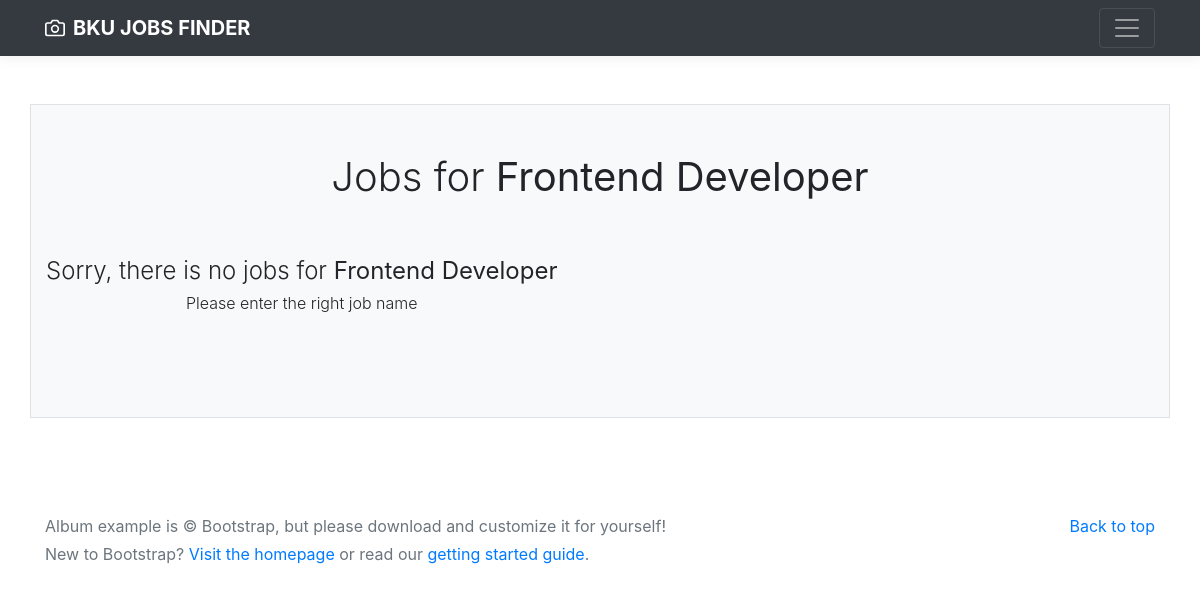
/pages/Products/index.php?keyword=Frontend Developer, run on an earlier commit of the app's database.
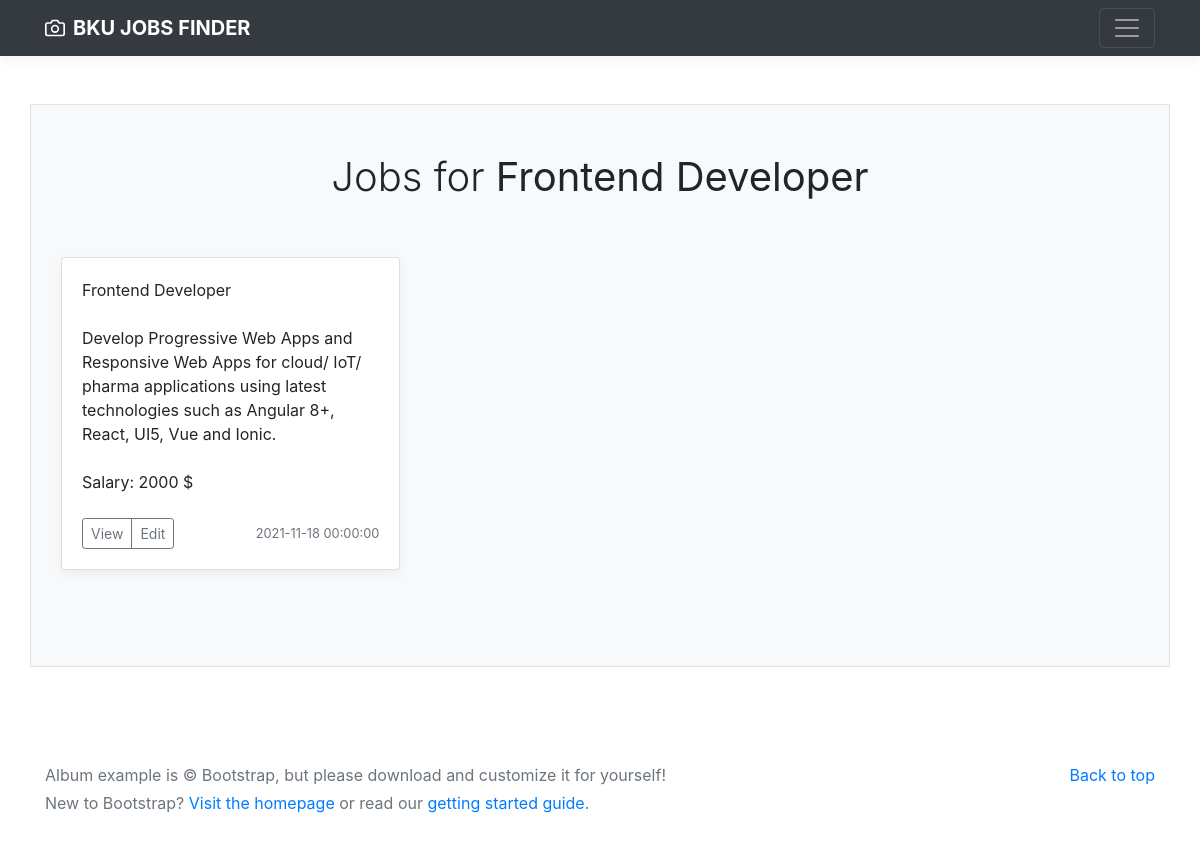
And on a later commit of the database.
### tables this page shows
CREATE TABLE `Jobs` (
  `Jobs_id` int(11) NOT NULL,
  `user_id` int(11) DEFAULT NULL,
  `Category_id` int(11) DEFAULT NULL,
  `Jobs_name` varchar(150) DEFAULT NULL,
  `Jobs_description` text DEFAULT NULL,
  `Jobs_salary` int(11) DEFAULT NULL,
  `Jobs_createAt` datetime DEFAULT NULL,
  `Jobs_updatedAt` datetime DEFAULT NULL,
  `Jobs_hide` int(11) DEFAULT NULL
);

### class/Backend.php (called while the page is built, shortened)
<?php
class Backend
{
    private $host = '';
    private $user = '';
    private $pass = '';
    private $dbname = 'bku-assignment';
    private $connect = '';
    public function __construct()
    {
        $this->connect = new mysqli($this->host,$this->user,$this->pass,$this->dbname,3307);
    }
    public function get_job_by_keyword($keyword)
    {
        $sql = "SELECT Jobs_id as 'ID', Jobs_name as 'NAME', Jobs_description as 'DESCRIPTION', Jobs_updatedAt as 'UPDATEDAT', Jobs_salary as 'SALARY' FROM `Jobs` WHERE Jobs_name LIKE ?";
        if ($stmt = mysqli_prepare($this->connect, $sql)){
            mysqli_stmt_bind_param($stmt, "s", $param_term);
            if(mysqli_stmt_execute($stmt)){
                return mysqli_stmt_get_result($stmt);
            }
            else
            {
                return false;
            }
        }
        else{
            return false;
        }
    }
}

### pages/Products/index.php (the view, shortened to what this page needs)
<?php
if (isset($_GET['keyword'])) {
  $keyword = $_GET['keyword'];
} else {
  $keyword = NULL;
}
include_once '../../class/Backend.php';
$Backend = new Backend;
?>
<!DOCTYPE html>
<html lang="en">
<?php
include_once('../../components/header/index.php')
?>
<main>
  <div class="container my-5 py-5 bg-light border">
    <h1 class="fw-light text-center jumbotron-heading"><?php
                                                        if (is_null($keyword)) {
                                                          echo "Top Jobs";
                                                        } else {
                                                          echo "Jobs for <strong>" . $keyword."</strong>";
                                                        }
                                                        ?></h1>
    <div class="album py-5 bg-light">
      <div class="container">
        <div class="row row-cols-1 row-cols-sm-2 row-cols-md-4 g-3" id="job_list">
          <?php
          $result = $Backend->get_job_by_keyword($keyword);
          if ($result->num_rows > 0) {
            while ($row = $result->fetch_assoc()) {
          ?>
              <div class="col-md-4">
                <div class="card mb-4 box-shadow h-100">
                  <div class="card-body d-flex flex-column justify-content-between">
                    <p class="card-text"><?php echo $row["NAME"]; ?></p>
                    <p class="card-text"><?php echo $row["DESCRIPTION"]; ?></p>
                    <p class="card-text">Salary: <?php echo $row["SALARY"]; ?> $</p>
                    <div class="d-flex justify-content-between align-items-center ">
                      <div class="btn-group">
                        <button type="button" class="btn btn-sm btn-outline-secondary">View</button>
                        <button type="button" class="btn btn-sm btn-outline-secondary">Edit</button>
                      </div>
                      <small class="text-muted"><?php echo $row["UPDATEDAT"]; ?></small>
                    </div>
                  </div>
                </div>
              </div>
            <?php
            }
          } else {
            ?>
            <div style="justify-content: center; text-align:center">
              <h4 class="fw-light text-center jumbotron-heading">Sorry, there is no jobs for <strong><?php echo $keyword ?></strong></h4>
              <h6 class="fw-light text-center jumbotron-heading">Please enter the right job name</strong></h6>
            </div>
          <?php
          }
          ?>
        </div>
      </div>
    </div>
  </div>
</main>
<?php
include_once('../../components/footer/index.php')
?>
</html>

What changed in the data, as far as the page shows it:
now on this page (row edited): jobs: Jobs_name "Frontend Developer", Jobs_description "Develop Progressive Web Apps and Responsive Web Apps for cloud/ IoT/ pharma applications using latest technologies such as Angular 8+, React, UI5, Vue and Ionic.", Jobs_salary "2000", Jobs_updatedAt "2021-11-18 00:00:00"
Also different on the page:
$keyword: "Frontend Developer" → (not shown)
text no longer shown: "Sorry, there is no jobs for Please enter the right job name"
